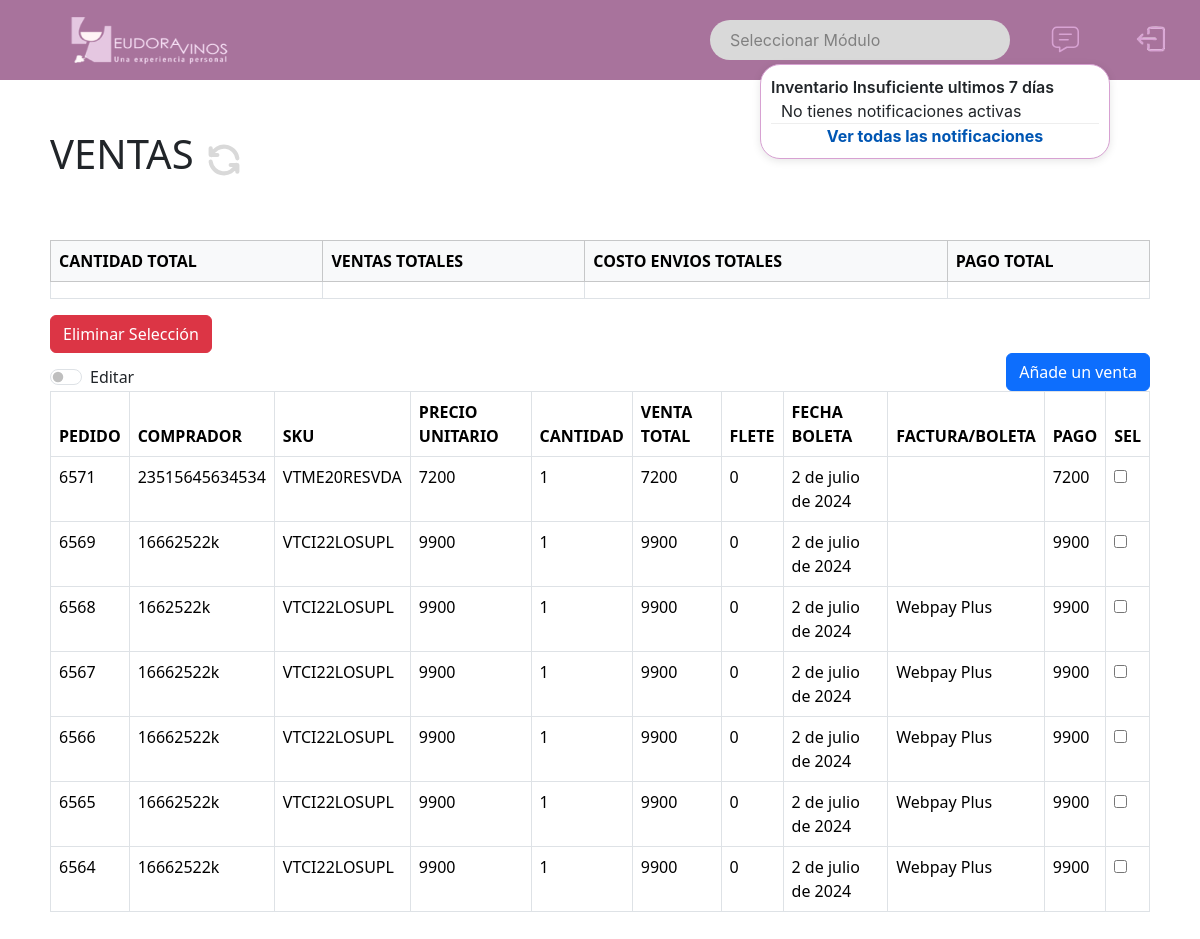
/venta/ (signed in), run on the app's committed database.
### website/models.py (models this page shows, shortened)
class Ventas(models.Model):
    pedido = models.CharField(primary_key=True ,unique=True, max_length=50, default='0')
    SKU = models.ForeignKey(Producto, on_delete=models.CASCADE) # foreign key
    rut = models.ForeignKey(Cliente, on_delete=models.CASCADE) # foreign key
    precio_unitario = models.IntegerField(null=True)
    cantidad = models.IntegerField(null=True)
    venta_total = models.IntegerField(null=True)
    flete = models.IntegerField(null=True)
    factura_o_boleta = models.CharField(max_length=50, null=True)
    fecha_boleta = models.DateField(null=True)
    pago = models.IntegerField(null=True)

class Cliente(models.Model):
    rut = models.CharField(primary_key=True, max_length=20)
    nombre = models.CharField( max_length=50, null=True)
    email = models.EmailField(null=True)
    comuna = models.CharField(max_length=50, null=True)
    calle = models.CharField(max_length=50, null=True)
    numero_de_casa = models.CharField(max_length=50, null=True)
    telefono = models.IntegerField(null=True)
    def __str__(self):
        return self.rut

class Producto(models.Model):
    SKU = models.CharField(primary_key=True, max_length=50, unique=True)
    tipo_producto = models.CharField(max_length=50)
    cepa= models.CharField(max_length=50, null=True)
    cosecha = models.CharField(max_length=50, null=True)
    nombre_producto = models.CharField(max_length=50, null=True)
    viña= models.CharField(max_length=150, null=True)
    def __str__(self):
        return self.SKU

### website/views.py (the view)
# urls.py: path('venta/', views.ventas, name='venta'), #muestra
@login_required
def ventas(request):
    ventas = Ventas.objects.all()
    return render(request, 'ventas.html', {'ventas': ventas})

### website/context_processors.py (called while the page is built)
def notificaciones(request):
    fecha_limite = datetime.now().date() - timedelta(days=7)
    notificaciones_activas = Alerta_stock.objects.filter(fecha_alerta__gte=fecha_limite)
    return {'notificaciones_activas': notificaciones_activas}

### website/templates/ventas.html (shortened to what this page needs)
{% load static%}
{% include "base.html" %}
{% block content %}
    <div id="tablas-css">
        <link type="text/css" href='{% static "css/tablas.css" %}' rel="stylesheet"/>
        <div id="titulo-modelo">
            <h1>VENTAS</h1>
            <button type="button" id="boton-adicional">
                <img src="{% static 'images/refresh.svg' %}" alt="Acción"/>
        </div>
        <div>
            <table id="totals-table" class="table table-bordered table-hover ">
                <thead class="table-light">
                    <tr>
                        <th scope="col" >CANTIDAD TOTAL</th>
                        <th scope="col">VENTAS TOTALES</th>
                        <th scope="col">COSTO ENVIOS TOTALES</th>
                        <th scope="col">PAGO TOTAL</th>
                    </tr>
                </thead>
                <tbody>
                    <tr>
                        <td class="cantidad-total" data-value="{{ cantidad_totales }}">{{ cantidad_totales }}</td>
                        <td class="ventas-totales" data-value="{{ ventas_totales }}">{{ ventas_totales }}</td>
                        <td class="fletes-totales" data-value="{{ fletes_totales }}">{{ fletes_totales }}</td>
                        <td class="pago-total" data-value="{{ pago_total }}">{{ pago_total }}</td>
                    </tr>
                </tbody>
            </table>
        </div>
        <div class="col d-grid gap-2 d-md-flex">
            <button id="eliminar-seleccion" type="button" class="btn btn-danger">Eliminar Selección</button>
        </div>
        <div class="a">
            <div class="row align-items-end">
                <div class="col">
                    <div id="ediciones">
                        <div class="form-check form-switch">
                            <input class="form-check-input" type="checkbox" role="switch" id="flexSwitchCheckDefault">
                            <label class="form-check-label" for="flexSwitchCheckDefault">Editar</label>
                        </div>
                    </div>
                </div>
                <div class="col d-grid gap-2 d-md-flex justify-content-md-end">
                    <button type="button" class="btn btn-primary" data-bs-toggle="modal" data-bs-target="#addnewventa">
                        Añade un venta
                    </button>
                </div>
            </div>
        </div>
        <table id="table" summary="tabla venta" class="table table-bordered table-hover dt-responsive">
            <thead>
            <tr class="listado">
                <th> PEDIDO </th>
                <th> COMPRADOR </th>
                <th> SKU </th>
                <th> PRECIO UNITARIO </th>
                <th> CANTIDAD </th>
                <th> VENTA TOTAL </th>
                <th> FLETE </th>
                <th> FECHA BOLETA </th>
                <th> FACTURA/BOLETA </th>
                <th> PAGO </th>
                <th> SEL </th>
            </tr>
            </thead>
            <tbody>
                {% for venta in ventas %}
                <tr class="listado">
                    <td>{{ venta.pedido }}</td>
                    <td>{{ venta.rut }}</td>
                    <td>{{ venta.SKU }}</td>
                    <td class="editable" data-pedido="{{ venta.pedido }}" data-type="precio_unitario">{{ venta.precio_unitario }}</td>
                    <td class="editable" data-pedido="{{ venta.pedido }}" data-type="cantidad">{{ venta.cantidad }}</td>
                    <td>{{ venta.venta_total }}</td>
                    <td class="editable" data-pedido="{{ venta.pedido }}" data-type="flete">{{ venta.flete }}</td>
                    <td class="editable" data-pedido="{{ venta.pedido }}" data-type="fecha_boleta">{{ venta.fecha_boleta }}</td>
                    <td class="editable" data-pedido="{{ venta.pedido }}" data-type="factura_o_boleta">{{ venta.factura_o_boleta }}</td>
                    <td>{{ venta.pago }}</td>
                    <td>
                        <input type="checkbox" data-pedido="{{ venta.pedido }}" name="seleccionar">
                    </td>
                </tr>
                {% endfor %}
            </tbody>
        </table>
    </div>
{% endblock %}

### website/static/css/tablas.css (style rules this page uses)
body { font-size: 140%; }
table { color: red; }
#tablas-css { padding: 50px; font-size: medium; font-weight: 100; }
#titulo-modelo { display: flex; flex-direction: row; padding-bottom: 50px; }
#boton-adicional { background-color: transparent; border: none; padding: 10px; display: flex; align-items: center; }
#boton-adicional img { width: 40px; height: 40px; margin-right: 10px; }

### data on the page
Ventas: pedido "6571", rut "23515645634534", SKU "VTME20RESVDA", precio_unitario "7200", cantidad "1", venta_total "7200", flete "0", fecha_boleta "2 de julio de 2024", pago "7200"
Ventas: pedido "6569", rut "16662522k", SKU "VTCI22LOSUPL", precio_unitario "9900", cantidad "1", venta_total "9900", flete "0", fecha_boleta "2 de julio de 2024", pago "9900"
Ventas: pedido "6568", rut "1662522k", SKU "VTCI22LOSUPL", precio_unitario "9900", cantidad "1", venta_total "9900", flete "0", fecha_boleta "2 de julio de 2024", factura_o_boleta "Webpay Plus", pago "9900"
Ventas: pedido "6567", rut "16662522k", SKU "VTCI22LOSUPL", precio_unitario "9900", cantidad "1", venta_total "9900", flete "0", fecha_boleta "2 de julio de 2024", factura_o_boleta "Webpay Plus", pago "9900"
Ventas: pedido "6566", rut "16662522k", SKU "VTCI22LOSUPL", precio_unitario "9900", cantidad "1", venta_total "9900", flete "0", fecha_boleta "2 de julio de 2024", factura_o_boleta "Webpay Plus", pago "9900"
Ventas: pedido "6565", rut "16662522k", SKU "VTCI22LOSUPL", precio_unitario "9900", cantidad "1", venta_total "9900", flete "0", fecha_boleta "2 de julio de 2024", factura_o_boleta "Webpay Plus", pago "9900"
Ventas: pedido "6564", rut "16662522k", SKU "VTCI22LOSUPL", precio_unitario "9900", cantidad "1", venta_total "9900", flete "0", fecha_boleta "2 de julio de 2024", factura_o_boleta "Webpay Plus", pago "9900"
